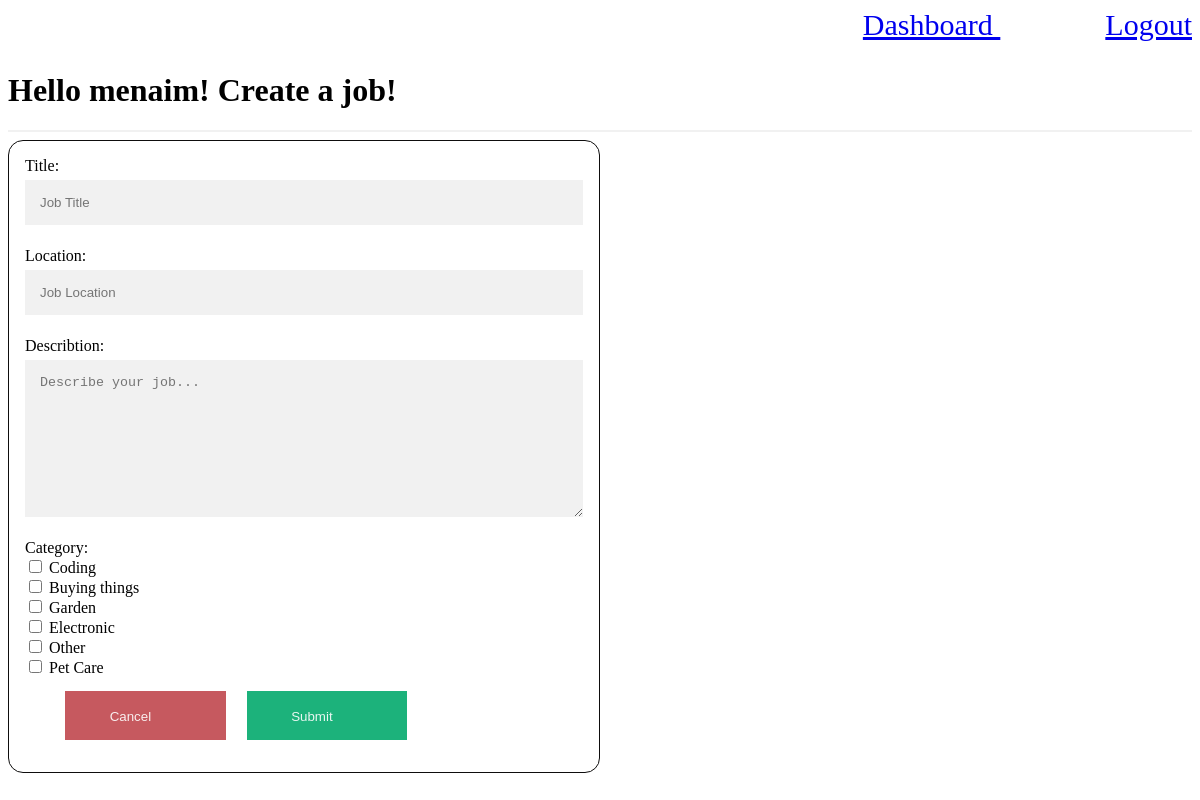
The page /Job/AddJob (signed in) on the database its author committed.
### Users/models.py (models this page shows, shortened)
class Users(AbstractBaseUser):
    firstName           = models.CharField(verbose_name = "firstName",max_length = 30)
    lastName            = models.CharField(verbose_name = "lastName",max_length = 30)
    email               = models.EmailField(verbose_name = "email",max_length = 60, unique=True)
    username            = models.CharField(verbose_name = "username",max_length=30, unique=True)
    password1           = models.CharField(max_length = 64)
    password2           = models.CharField(max_length = 64)
    date_joined         = models.DateTimeField(verbose_name='date joined',auto_now_add=True)
    last_login          = models.DateTimeField(verbose_name='last login',auto_now_add=True)
    is_admin            = models.BooleanField(default=False)
    is_active           = models.BooleanField(default=True)
    is_staff            = models.BooleanField(default=False)
    is_superuser        = models.BooleanField(default=False)
    USERNAME_FIELD = 'email'
    REQUIRED_FIELDS = ['username','firstName','lastName']
    objects = MyUsersManager()

### Job/models.py (models this page shows, shortened)
class Category(models.Model):
    name = models.CharField(max_length = 20, choices=choice_list) #, error_messages={'unique':"There is a job under the same title"}
    is_checked = models.BooleanField(default=False)
    class Meta:
        verbose_name_plural = 'Categories'

### Job/views.py (the view, shortened to what this page needs)
# urls.py: path('AddJob', add_job_view, name="AddJob"),
def add_job_view (request):
    context = {}
    user = request.user
    if not user.is_authenticated:
        return redirect("Register")
    jobCategory = Job.jobCategory
    AddJob_form = AddJobForm(request.POST or None)
    context["jobCategory"] = jobCategory
    context['AddJob_form'] = AddJob_form
    return render(request,"AddJob.html", context )

### Job/forms.py
class AddJobForm(forms.ModelForm):
    choice_list = (('Coding','Coding'),('Garden','Garden'),('Buying things','Buying things'),('Electronic','Electronic'),('Pet Care','Pet Care'),('Other','Other'))
    jobCategory = forms.MultipleChoiceField(choices=choice_list, widget=forms.CheckboxSelectMultiple())
    class Meta:
        model = Job
        fields = ['jobTitle', 'jobDescribtion', 'jobLocation', 'jobCategory']
    def __init__(self, *args, **kwargs):
        super(AddJobForm, self).__init__(*args, **kwargs)
        self.fields['jobCategory'].queryset = Category.objects.all()

### Templates/AddJob.html (shortened to what this page needs)
{% block content %}
{% load static %}
<head>
  <link rel="stylesheet" type="text/css" href="{% static 'css/AddJob.css' %}"/>
</head>
{% if request.user.is_authenticated %}
    <div class="ButtonsContainer">
        <p>
            <p><a href="{% url 'Dashboard' %}"> Dashboard </a> &nbsp;  &nbsp;  &nbsp;  &nbsp;  &nbsp;  &nbsp;  &nbsp;   <a href="{% url 'Logout' %}">Logout</a></p>
        </p>
    </div>
    <h1> Hello {{request.user.username}}! Create a job!</h1>
    <hr>
    <div class="container">
        <form class="AddJob_form" method="post"> {% csrf_token %}
            <div class="form-group">
                <label for="id_title"> Title: </label>
                <input class="AddJob_form" type="text" name="jobTitle" id="id_title" placeholder="Job Title" minlength="3" required autofocus>
            </div>
            <div class="form-group">
                <label for="id_location"> Location: </label>
                <input class="AddJob_form" type="text" name="jobLocation" id="id_location" placeholder="Job Location" minlength="3" required autofocus>
            </div>
            <div class="form-group">
                <label for="id_describtion"> Describtion: </label>
                <textarea class="AddJob_form" type="text" name="jobDescribtion" id="id_describtion" placeholder="Describe your job..." minlength="3" required autofocus></textarea>
            </div>
            <div class="form-group">
                <label for="id_categories"> Category: </label><br>
                {% for category in AddJob_form.jobCategory.field.queryset %}
                    <input class="AddJob_form" type="checkbox" name="jobCategory" id="jobCategory" value="{{category.name}}"> <label for="category.name"> {{category.name}}</label><br>
                {% endfor %}
            </div>
            <ul>
                <div>
                    <a class="Cancel" href="{% url 'Dashboard' %}" > <button type="button" class="Cancel">Cancel</button> </a>
                </div>
                <div>
                    <a class="Submit" href="" > <button type="submit" class="Submit">Submit</button> </a>
                </div>
            </ul>
        </form>
    </div>
{% endif %}
{% endblock content %}

### static/css/AddJob.css (style rules this page uses)
.ButtonsContainer { text-align: right; font-size: 30px; }
input[type=text], input[type=password] { width: 100%; padding: 15px; margin: 5px 0 22px 0; display: inline-block; border: none; background: #f1f1f1; }
textarea { width: 100%; padding: 15px; margin: 5px 0 22px 0; display: inline-block; border: none; background: #f1f1f1; height: 20%; }
hr { border: 1px solid #f1f1f1; }
.container { box-sizing: border-box; width: 50%; padding: 16px; border-style: solid; border-width: thin; border-radius: 15px; border-color: rgb(14, 13, 13); }
ul { display: flex; }
.Submit { background-color: #04AA6D; color: white; padding: 16px 20px; margin-right: 30px; border: none; cursor: pointer; width: 50%; height: 10%; opacity: 0.9; }
.Cancel { background-color: #C0484E; color: white; padding: 16px 20px; margin-right: 30px; border: none; cursor: pointer; width: 50%; height: 10%; opacity: 0.9; }

### rows shown on the page
Users: user.username "menaim"
Category: name "Coding"
Category: name "Buying things"
Category: name "Garden"
Category: name "Electronic"
Category: name "Other"
Category: name "Pet Care"
